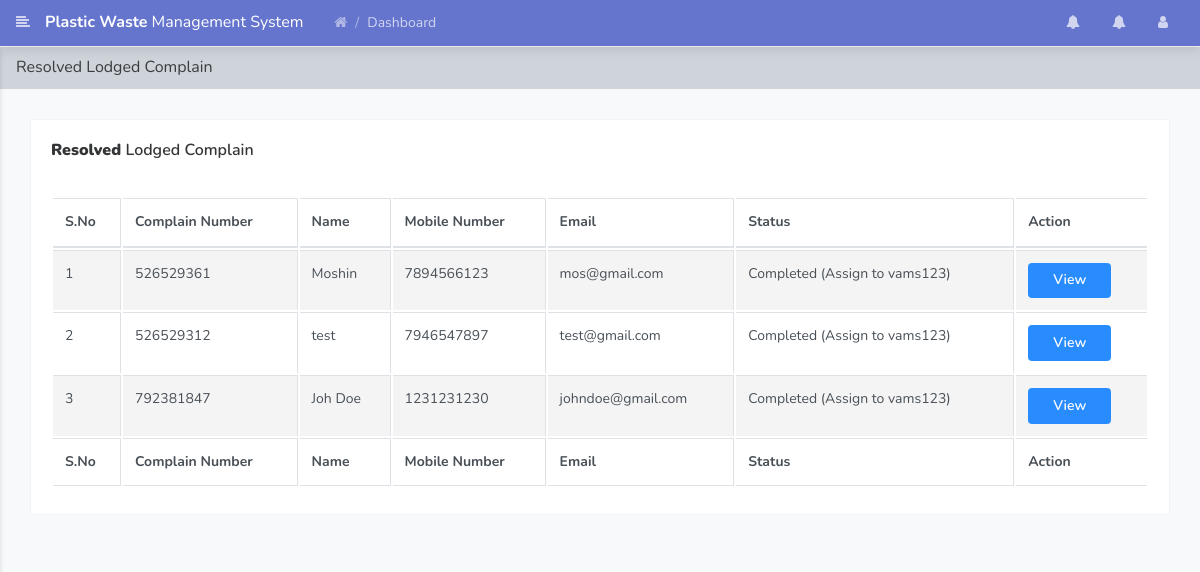
The app's page /gms/volunteer/completed-complain.php (signed in) with its own data.
### tables this page shows
CREATE TABLE `tbllodgedcomplain` (
  `ID` int(10) NOT NULL,
  `UserID` int(10) DEFAULT NULL,
  `ComplainNumber` int(10) DEFAULT NULL,
  `Area` varchar(250) DEFAULT NULL,
  `Locality` varchar(250) DEFAULT NULL,
  `Landmark` varchar(250) DEFAULT NULL,
  `Address` mediumtext DEFAULT NULL,
  `Photo` varchar(250) DEFAULT NULL,
  `Note` mediumtext DEFAULT NULL,
  `ComplainDate` timestamp NULL DEFAULT current_timestamp(),
  `Remark` varchar(250) DEFAULT NULL,
  `Status` varchar(100) DEFAULT NULL,
  `AssignTo` varchar(100) DEFAULT NULL,
  `AssignDate` date DEFAULT NULL,
  `UpdationDate` timestamp NULL DEFAULT NULL ON UPDATE current_timestamp()
);

CREATE TABLE `tbluser` (
  `ID` int(10) NOT NULL,
  `FullName` varchar(250) DEFAULT NULL,
  `UserName` varchar(250) DEFAULT NULL,
  `MobileNumber` bigint(20) DEFAULT NULL,
  `Email` varchar(250) DEFAULT NULL,
  `Password` varchar(250) DEFAULT NULL,
  `RegDate` timestamp NULL DEFAULT current_timestamp()
);

### gms/volunteer/completed-complain.php (the view, shortened to what this page needs)
<?php
include('includes/dbconnection.php');
if (strlen($_SESSION['vamsid']==0)) {
  header('location:logout.php');
  } else{
  ?>
<!doctype html>
<html lang="en">
<head>
    <link rel="stylesheet" href="../assets/vendor/themify-icons/themify-icons.css">
    <link rel="stylesheet" href="../assets/vendor/fontawesome/css/font-awesome.min.css">
    <link rel="stylesheet" href="../assets/vendor/jquery-datatable/dataTables.bootstrap4.min.css">
    <link  rel="stylesheet" href="../assets/css/main.css">
</head>
<body class="theme-indigo">
<?php include_once('includes/header.php');?>
    <div class="main_content" id="main-content">
       <?php include_once('includes/sidebar.php');?>
        <div class="page">
            <nav class="navbar navbar-expand-lg navbar-light bg-light">
                <a class="navbar-brand" href="javascript:void(0);">Resolved Lodged Complain</a>
            </nav>
            <div class="container-fluid">
                <div class="row clearfix">
                    <div class="col-lg-12">
                        <div class="card">
                            <div class="header">
                                <h2><strong>Resolved</strong> Lodged Complain </h2>
                            </div>
                            <div class="body">
                                <div class="table-responsive">
                                    <table class="table table-bordered table-striped table-hover js-basic-example dataTable">
                                        <thead>
                                            <tr>
                                               <th>S.No</th>
                                        <th>Complain Number</th>
                                        <th>Name</th>
                                        <th>Mobile Number</th>
                                        <th>Email</th>
                                    <th>Status</th>
                                        <th>Action</th>
                                            </tr>
                                        </thead>
                                        <tfoot>
                                            <tr>
                                               <th>S.No</th>
                                        <th>Complain Number</th>
                                        <th>Name</th>
                                        <th>Mobile Number</th>
                                        <th>Email</th>
                                    <th>Status</th>
                                        <th>Action</th>
                                            </tr>
                                        </tfoot>
                                        <tbody>
                                            <tr>
                                               <?php
                                                $did=$_SESSION['vamsdid'];
$sql="SELECT tbllodgedcomplain.ComplainNumber,tbllodgedcomplain.AssignTo,tbllodgedcomplain.ID as compid,tbllodgedcomplain.Status,tbluser.ID as uid,tbluser.FullName,tbluser.MobileNumber,tbluser.Email from tbllodgedcomplain join tbluser on tbluser.ID=tbllodgedcomplain.UserID where tbllodgedcomplain.Status ='Completed' && tbllodgedcomplain.AssignTo=:did";
$query = $dbh -> prepare($sql);
$query-> bindParam(':did', $did, PDO::PARAM_STR);
$query->execute();
$results=$query->fetchAll(PDO::FETCH_OBJ);
if($query->rowCount() > 0)
{
foreach($results as $row)
{               ?>
                                             <td><?php echo htmlentities($cnt);?></td>
                                        <td><?php  echo htmlentities($row->ComplainNumber);?></td>
                                        <td><?php  echo htmlentities($row->FullName);?></td>
                                        <td><?php  echo htmlentities($row->MobileNumber);?></td>
                                        <td><?php  echo htmlentities($row->Email);?></td>
                                             <?php if($row->Status==""){ ?>
                     <td><?php echo "Not Updated Yet"; ?></td>
<?php } else { ?>                  <td><?php  echo htmlentities($row->Status);?> (Assign to <?php  echo htmlentities($row->AssignTo);?>)
                  </td>
                  <?php } ?>
                                        <td><a href="view-complain-detail.php?editid=<?php echo htmlentities ($row->compid);?>&&comid=<?php echo htmlentities ($row->ComplainNumber);?>" class="btn btn-primary">View</a></td>
                                            </tr>
                                         <?php $cnt=$cnt+1;}} ?>
                                        </tbody>
                                    </table>
                                </div>
                            </div>
                        </div>
                    </div>
                </div>
            </div>
        </div>
    </div>
</body>
</html><?php }  ?>

### gms/volunteer/includes/header.php (shortened to what this page needs)
<nav class="navbar custom-navbar navbar-expand-lg py-2">
    <div class="container-fluid px-0">
        <a href="javascript:void(0);" class="menu_toggle"><i class="fa fa-align-left"></i></a>
        <a href="dashboard.php" class="navbar-brand"><strong>Plastic Waste</strong> Management System</a>
        <div id="navbar_main">
            <ul class="navbar-nav mr-auto hidden-xs">
                <li class="nav-item page-header">
                <ul class="breadcrumb">
                    <li class="breadcrumb-item"><a href="dashboard.php"><i class="fa fa-home"></i></a></li>
                    <li class="breadcrumb-item active">Dashboard</li>
                </ul>
                </li>
            </ul>
            <ul class="navbar-nav ml-auto">
                <li class="nav-item dropdown">
                    <a class="nav-link nav-link-icon" href="javascript:void(0);" id="navbar_1_dropdown_2" role="button" data-toggle="dropdown" aria-haspopup="true" aria-expanded="false"><i class="fa fa-bell"></i></a>
                </li>
                <li class="nav-item dropdown">
                    <a class="nav-link nav-link-icon" href="javascript:void(0);" id="navbar_1_dropdown_2" role="button" data-toggle="dropdown" aria-haspopup="true" aria-expanded="false"><i class="fa fa-bell"></i></a>
                            <?php
$cnt=1;
?>
                </li>
                <li class="nav-item dropdown">
                    <a class="nav-link nav-link-icon" href="javascript:void(0);" id="navbar_1_dropdown_3" role="button" data-toggle="dropdown" aria-haspopup="true" aria-expanded="false"><i class="fa fa-user"></i></a>
                </li>
            </ul>
        </div>
    </div>
</nav>

### records on screen
tbllodgedcomplain: ComplainNumber "526529361", UserID.FullName "Moshin", UserID.MobileNumber "7894566123", UserID.Email "mos@gmail.com", Status "Completed", AssignTo "vams123"
tbllodgedcomplain: ComplainNumber "526529312", UserID.FullName "test", UserID.MobileNumber "7946547897", UserID.Email "test@gmail.com", Status "Completed", AssignTo "vams123"
tbllodgedcomplain: ComplainNumber "792381847", UserID.FullName "Joh Doe", UserID.MobileNumber "1231231230", UserID.Email "johndoe@gmail.com", Status "Completed", AssignTo "vams123"
